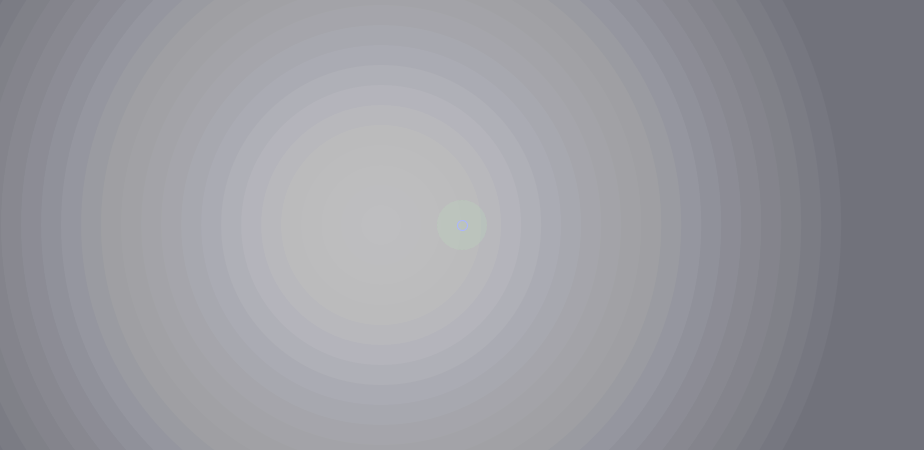
Frame 1 (no input)
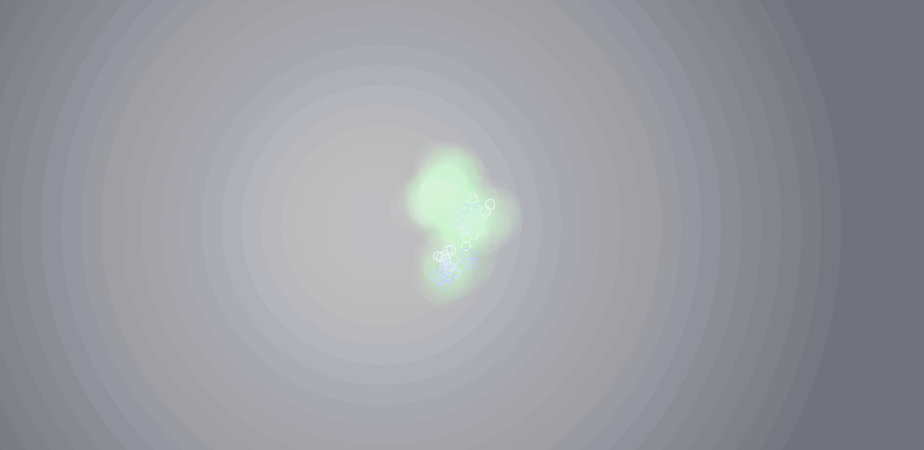
Frame 60 (the mouse pressed at the canvas centre just before this capture)
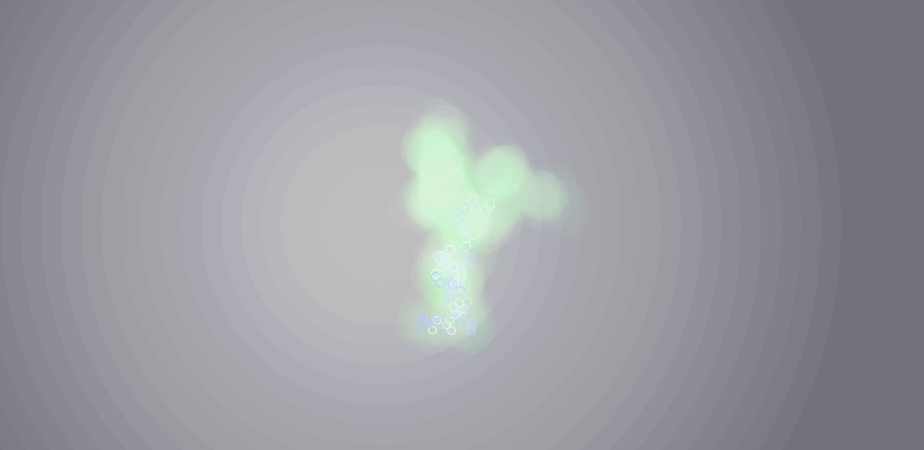
Frame 120 (the mouse held since frame 60 and released just before this capture)

The Processing sketch that drew these frames (run headless with seeded random() and noise(); from frame 60 on, the mouse is pressed at the canvas centre):

// Processing sketch: processing_17280
// ── processing_17280.pde


float hue1, sat1, bri1, xposition, hue2, sat2, bri2, radius, sradius;
int cant = 3;
color tint1, figure1;
PVector [] c = new PVector [cant];

void setup () {
  size (924,450);
  colorMode(HSB,360,100,100);
  hue1 = random (0,360);
  sat1 = random (5,15);
  bri1 = random (15,50);
  xposition = random ((width/3),((2*width)/3));
  hue2 = int (360 - hue1);
  sat2 = sat1+25;
  bri2 = bri1+75;
  radius = 50;
  sradius = 10;
  smooth ();
  frameRate (1024);
  tint1 = color (hue1,sat1,bri1);
  background (tint1);
  for (int i = 0; i < 48; i++) {
    fill (0,0,100,(i/5));
    noStroke ();
    ellipse (xposition, height/2, 960-(40*i), 960-(40*i));
  }
  for (int i = 0; i < cant; i++) {
    c[i] = new PVector (width/2, height/2);
  }
}

void draw () {
  for (int i = 0; i < cant; i++) {
    color figure1 = color (hue2,sat2,bri2);
    fill (figure1,10);
    noStroke ();
    ellipse (c[i].x, c[i].y, radius, radius);
  }
  for (int i = 0; i < (cant-2); i++) {
    //color tint1 = color (hue1,sat2,bri2);
    noFill ();
    stroke (hue1,sat2,bri2);
    ellipse (c[i].x, c[i].y, sradius, sradius);
  }
  for (int i = 0; i < cant; i++) {
    c[i].x = c[i].x + random(-10,10);
    c[i].y = c[i].y + random(-10,10);
  }
  radius = radius - 0.02;
  if (radius < -50) {
    radius = 0; 
  }
  sradius = sradius - 0.02;
  if (sradius < -10) {
    sradius = 0;  
  }
  sat2 = sat2 - 2;
  if (sat2 < 1) {
    sat2 = sat1 + 25;
  }
  bri2 = bri2 + 2;
  if (bri2 > 99) {
    bri2 = bri1 + 75;
  }
}

void mouseClicked () {
  setup ();
}
